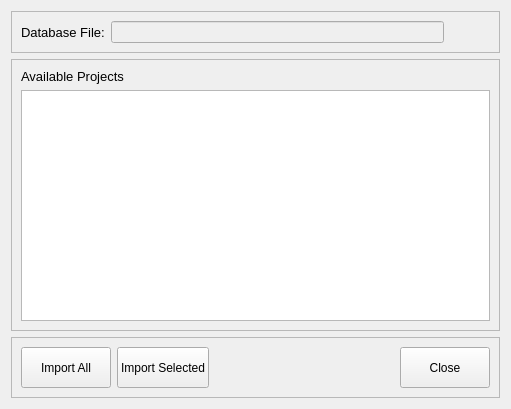
<?xml version="1.0" encoding="UTF-8"?>
<ui version="4.0">
 <class>ImportFromAccessDB</class>
 <widget class="QDialog" name="ImportFromAccessDB">
  <property name="geometry">
   <rect>
    <x>0</x>
    <y>0</y>
    <width>511</width>
    <height>409</height>
   </rect>
  </property>
  <property name="windowTitle">
   <string>Import Projects from Access Database</string>
  </property>
  <layout class="QVBoxLayout" name="verticalLayout">
   <item>
    <widget class="QFrame" name="frame">
     <property name="frameShape">
      <enum>QFrame::StyledPanel</enum>
     </property>
     <property name="frameShadow">
      <enum>QFrame::Raised</enum>
     </property>
     <layout class="QGridLayout" name="gridLayout">
      <item row="0" column="0">
       <widget class="QLabel" name="label">
        <property name="font">
         <font>
          <pointsize>10</pointsize>
         </font>
        </property>
        <property name="text">
         <string>Database File:</string>
        </property>
       </widget>
      </item>
      <item row="0" column="1">
       <widget class="QLineEdit" name="txtFilename">
        <property name="enabled">
         <bool>false</bool>
        </property>
       </widget>
      </item>
      <item row="0" column="2">
       <widget class="QPushButton" name="cmdGetDB">
        <property name="toolTip">
         <string>Select Database</string>
        </property>
        <property name="text">
         <string/>
        </property>
        <property name="icon">
         <iconset>
          <normaloff>../../../../../../../Brown/.designer/resources/images/addreport.png</normaloff>../../../../../../../Brown/.designer/resources/images/addreport.png</iconset>
        </property>
        <property name="iconSize">
         <size>
          <width>32</width>
          <height>32</height>
         </size>
        </property>
        <property name="flat">
         <bool>true</bool>
        </property>
       </widget>
      </item>
     </layout>
    </widget>
   </item>
   <item>
    <widget class="QFrame" name="frame_2">
     <property name="frameShape">
      <enum>QFrame::StyledPanel</enum>
     </property>
     <property name="frameShadow">
      <enum>QFrame::Raised</enum>
     </property>
     <layout class="QGridLayout" name="gridLayout_2">
      <item row="0" column="0">
       <widget class="QLabel" name="label_2">
        <property name="font">
         <font>
          <pointsize>10</pointsize>
         </font>
        </property>
        <property name="text">
         <string>Available Projects</string>
        </property>
       </widget>
      </item>
      <item row="1" column="0">
       <widget class="QTableView" name="tblProjects"/>
      </item>
     </layout>
    </widget>
   </item>
   <item>
    <widget class="QFrame" name="frame_3">
     <property name="frameShape">
      <enum>QFrame::StyledPanel</enum>
     </property>
     <property name="frameShadow">
      <enum>QFrame::Raised</enum>
     </property>
     <layout class="QGridLayout" name="gridLayout_3">
      <item row="0" column="0">
       <widget class="QPushButton" name="cmdImportAll">
        <property name="minimumSize">
         <size>
          <width>90</width>
          <height>41</height>
         </size>
        </property>
        <property name="text">
         <string>Import All</string>
        </property>
       </widget>
      </item>
      <item row="0" column="1">
       <widget class="QPushButton" name="cmdImportSelected">
        <property name="minimumSize">
         <size>
          <width>90</width>
          <height>41</height>
         </size>
        </property>
        <property name="text">
         <string>Import Selected</string>
        </property>
       </widget>
      </item>
      <item row="0" column="3">
       <widget class="QPushButton" name="cmdClose">
        <property name="minimumSize">
         <size>
          <width>90</width>
          <height>41</height>
         </size>
        </property>
        <property name="text">
         <string>Close</string>
        </property>
       </widget>
      </item>
      <item row="0" column="2">
       <spacer name="horizontalSpacer">
        <property name="orientation">
         <enum>Qt::Horizontal</enum>
        </property>
        <property name="sizeHint" stdset="0">
         <size>
          <width>40</width>
          <height>20</height>
         </size>
        </property>
       </spacer>
      </item>
     </layout>
    </widget>
   </item>
  </layout>
 </widget>
 <resources/>
 <connections>
  <connection>
   <sender>cmdGetDB</sender>
   <signal>clicked()</signal>
   <receiver>ImportFromAccessDB</receiver>
   <slot>getDB()</slot>
   <hints>
    <hint type="sourcelabel">
     <x>462</x>
     <y>39</y>
    </hint>
    <hint type="destinationlabel">
     <x>510</x>
     <y>65</y>
    </hint>
   </hints>
  </connection>
  <connection>
   <sender>cmdImportAll</sender>
   <signal>clicked()</signal>
   <receiver>ImportFromAccessDB</receiver>
   <slot>importAll()</slot>
   <hints>
    <hint type="sourcelabel">
     <x>59</x>
     <y>368</y>
    </hint>
    <hint type="destinationlabel">
     <x>88</x>
     <y>407</y>
    </hint>
   </hints>
  </connection>
  <connection>
   <sender>cmdImportSelected</sender>
   <signal>clicked()</signal>
   <receiver>ImportFromAccessDB</receiver>
   <slot>importSelected()</slot>
   <hints>
    <hint type="sourcelabel">
     <x>158</x>
     <y>365</y>
    </hint>
    <hint type="destinationlabel">
     <x>223</x>
     <y>407</y>
    </hint>
   </hints>
  </connection>
  <connection>
   <sender>cmdClose</sender>
   <signal>clicked()</signal>
   <receiver>ImportFromAccessDB</receiver>
   <slot>closeForm()</slot>
   <hints>
    <hint type="sourcelabel">
     <x>423</x>
     <y>371</y>
    </hint>
    <hint type="destinationlabel">
     <x>432</x>
     <y>407</y>
    </hint>
   </hints>
  </connection>
 </connections>
 <slots>
  <slot>getDB()</slot>
  <slot>importAll()</slot>
  <slot>importSelected()</slot>
  <slot>closeForm()</slot>
 </slots>
</ui>
